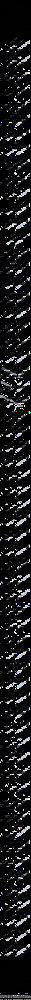
#> input picture test_files/test_img_2_cn.gif, 31 x 1000 px, shrunk from 250 x 8099 before the run
$ python __init__.py
#> lines starting #> are read from the running program, lines starting #| are printed output that depends on the picture
# -*- coding: utf-8 -*-
import logging
import numpy as np
from PIL import Image
from cnocr import CnOcr

logging.basicConfig(format='%(asctime)s [%(name)s] %(levelname)s: %(message)s',
                    level=logging.INFO, datefmt='%Y-%m-%d %H:%M:%S')
logger = logging.getLogger(__name__)


def img_2_cn(img_path, threshold=10, result='text'):
    """
    小说图片转文字
    :param img_path:
    :param threshold:自定义灰度界限，大于这个值为黑色，小于这个值为白色，默认为 10
    :param result:返回结果类型，must be list or text
    :return:
    """
#> called with threshold = 10, result = 'text'
    img = Image.open(img_path)
#> img is the input picture: PIL image 31x1000 P; mean R, G, B, A 26.3, 26.7, 28.3, 255

    table = []
    for i in range(256):
        if i < threshold:
            table.append(0)
        else:
            table.append(1)
    # 图片二值化
    photo = img.point(table, '1').convert('L')
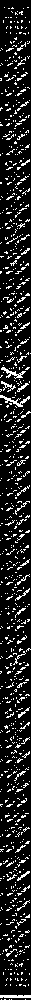
#> photo: PIL image 31x1000 L; 14% white in thin lines or dots

    # [23 lines of commented-out code are left out]
    img_array = np.expand_dims(np.array(photo), -1)
    # 识别图片中文字
    # cnocr 2.1.0 可以直接用不传参
    # cnocr-2.2.2.1 不可以直接用，需要传参如下
    ocr = CnOcr(rec_model_name='densenet_lite_136-fc', det_model_name='densenet_lite_136-fc')
    res = ocr.ocr(img_array)
    if result == 'text':
        text = ''
        for i in res:
            text += ''.join(i['text']) + '\n\n'

        # print(text)
        return text
    elif result == 'list':
        return res
    else:
        raise ValueError(f'[result] must be "text" or "list"')


if __name__ == '__main__':
    import os

    img_2_cn(os.path.join(os.path.dirname(__file__), '../../test_files/test_img_2_cn.gif'))
#> (the call stopped at in img_2_cn, `ocr = CnOcr(rec_model_name='densenet_lite_136-fc', det_model_name='den..`: cnocr is not available in this run)
